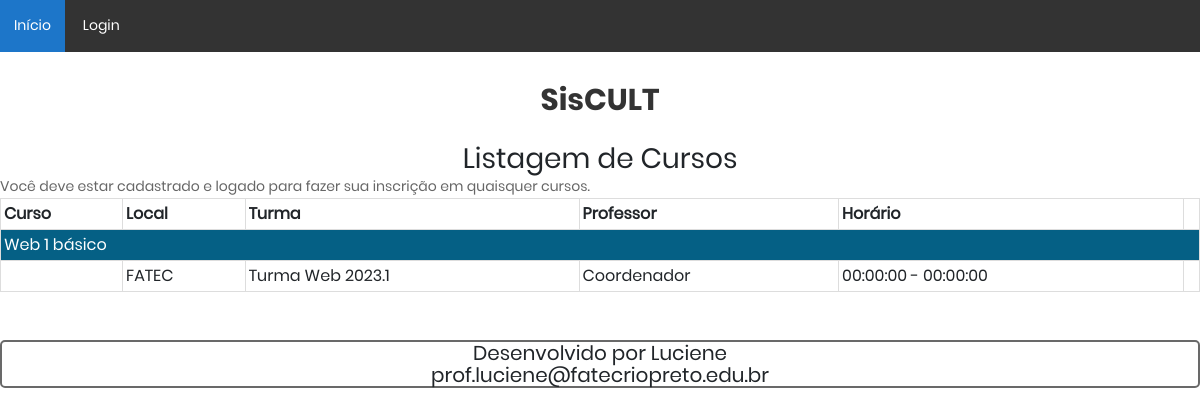
Screenshot of /SisCULT/bkp/listarcursoslocais.php?tipoconsulta=1 with the database file from the repository.
### tables this page shows
CREATE TABLE `tbturmas` (
  `id` int(11) NOT NULL,
  `descricao` varchar(200) NOT NULL,
  `idCurso` int(11) NOT NULL,
  `idLocal` int(11) NOT NULL,
  `ano` int(11) NOT NULL,
  `semestre` int(11) NOT NULL,
  `datainicio` date NOT NULL,
  `datatermino` date NOT NULL,
  `idprofessor` int(11) NOT NULL,
  `status` int(11) NOT NULL,
  `horainicio` time NOT NULL,
  `horatermino` time NOT NULL,
  `vagas` int(11) NOT NULL
);

CREATE TABLE `tbcursos` (
  `id` int(11) NOT NULL,
  `nome` varchar(200) NOT NULL,
  `nivel` int(11) NOT NULL,
  `faixaetariaminima` int(11) NOT NULL,
  `faixaetariamaxima` int(11) NOT NULL,
  `status` int(11) NOT NULL,
  `idCoordenador` int(11) NOT NULL
);

CREATE TABLE `tblocais` (
  `id` int(11) NOT NULL,
  `nome` varchar(200) NOT NULL,
  `endereco` text NOT NULL,
  `telefone` varchar(20) NOT NULL,
  `responsavel` varchar(100) NOT NULL,
  `idCoordenador` int(11) NOT NULL
);

CREATE TABLE `tbpessoas` (
  `id` int(11) NOT NULL,
  `nome` varchar(100) NOT NULL,
  `email` varchar(100) NOT NULL,
  `endereco` varchar(300) NOT NULL,
  `senha` varchar(20) NOT NULL,
  `cpf` varchar(14) NOT NULL,
  `telefone` varchar(14) NOT NULL,
  `idFuncao` int(11) NOT NULL,
  `idStatus` int(11) NOT NULL
);

### SisCULT/bkp/listarcursoslocais.php (the view, shortened to what this page needs)
<?php
require_once("topo.php");
require_once("conexao.php");
    echo "<h3>Listagem de Cursos</h3>";
    echo "<p>Você deve estar cadastrado e logado para fazer sua inscrição em quaisquer cursos.</p>";
    try{
        if ($_SERVER["REQUEST_METHOD"] == "GET") {
            $valorAnterior="";
            echo "<table border = '1'>";
            if(isset($_GET['tipoconsulta'])){
                $sql="SELECT tbturmas.id,
                    tbturmas.descricao as turma,
                    tbturmas.horainicio,
                    tbturmas.horatermino,
                    tbcursos.nome as nomecurso,
                    tblocais.nome as nomelocal,
                    tbpessoas.nome as nomeprofessor
                    FROM tbturmas,tbcursos,tblocais,tbpessoas
                    where tbturmas.idCurso = tbcursos.id AND
                    tbturmas.idLocal = tblocais.id AND
                    tbturmas.idprofessor = tbpessoas.id AND
                    tbturmas.ano =  YEAR(NOW())";
                if($_GET['tipoconsulta']==1){
                    $sql=$sql." order by nomecurso,tbturmas.horainicio,turma";
                    echo "<tr><th>Curso</th><th>Local</th><th>Turma</th>
                    <th>Professor</th><th>Horário</th><th></th></tr>";
                }else if($_GET['tipoconsulta']==2){
                    $sql=$sql." order by nomelocal,tbturmas.horainicio,turma";
                    echo "<tr><th>Local</th><th>Curso</th><th>Turma</th>
                    <th>Professor</th><th>Horário</th><th></th></tr>";
                }else {
                    header("location:index.php");
                }
                $consulta = $conn->query($sql);
                while ($linha = $consulta->fetch(PDO::FETCH_ASSOC)) {
                    if(empty($valorAnterior)){
                        if($_GET['tipoconsulta']==1){
                        $valorAnterior=$linha['nomecurso'];
                        echo "<tr><td colspan='6' style='color:white;background-color:rgb(5, 96, 133);'>{$linha['nomecurso']}</td></tr>
                        <tr><td></td><td>{$linha['nomelocal']}</td>";
                        }else if($_GET['tipoconsulta']==2){
                            $valorAnterior=$linha['nomelocal'];
                            echo "<tr><td colspan='6' style='color:white;background-color:rgb(5, 96, 133);'>{$linha['nomelocal']}</td></tr>
                            <tr><td></td><td>{$linha['nomecurso']}</td>";
                        }
                    }
                        echo "<td>{$linha['turma']}</td>
                        <td>{$linha['nomeprofessor']}</td>
                        <td>{$linha['horainicio']} - {$linha['horatermino']}</td>";
                        if(isset($_SESSION['idUsuario']))
                            echo "<td><a href='inscreverse.php?id={$linha['id']}'
                            alt='Editar' title='Editar'>
                            <span class='material-symbols-outlined'>edit_note</span></a>
                            </td>";
                        else
                            echo "<td></td>";
                        echo "</tr>";
                }
                echo "</table>";
            }
        }else {
            echo "<p>Problemas ao realizar o envio dos
            dados para pesquisa, clique
                <a href='index.php'>aqui</a>
                para voltar.</p>";
        }
    }catch(Exception $e) {
        echo "<p class='erro'>Ocorreu um erro: " . $e->getMessage() . "</p>";
    }
require_once("rodape.php");
?>

### SisCULT/bkp/estilos.css (style rules this page uses)
body { background-color: lavender; color: plum; font-family: Arial, Helvetica, sans-serif; font-size: 14px; }
h3 { color:rgb(5, 96, 133); text-align: center; font-weight: bold; }
table { border-collapse: collapse; border-spacing: 0; width: 100%; border: 1px solid #ddd; }
th, td { text-align: left; padding: 3px; }
tr:nth-child(even) { background-color: #f2f2f2; }

### SisCULT/bkp/css/main.css (style rules this page uses)
* { margin: 0px; padding: 0px; box-sizing: border-box; }
body, html { height: 100%; font-family: Poppins-Regular, sans-serif; }
h1,h2,h3,h4,h5,h6 { margin: 0px; }
p { font-family: Poppins-Regular; font-size: 14px; line-height: 1.7; color: #666666; margin: 0px; }

### rows the page displays
tbturmas: idCurso.nome "Web 1 básico", idLocal.nome "FATEC", descricao "Turma Web 2023.1", idprofessor.nome "Coordenador", horainicio "00:00:00", horatermino "00:00:00"
